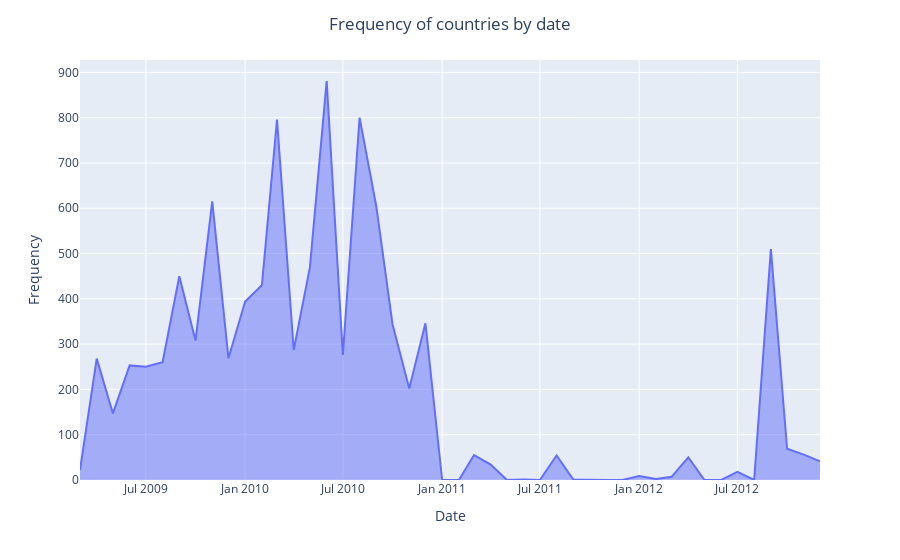

Notebook code cell kept with this figure:
### Code cell
def plot_nations_freq(df_nations):
    fig = px.area(df_nations, x='Date', y="Freq")
    fig.update_layout(
        yaxis_title="Frequency",
        xaxis_title="Date",
        title= dict(
            text=f'Frequency of countries by date',
            xanchor='center',
            x=0.5)
    )
    return fig

fig = plot_nations_freq(df_nations)
fig.show()
fig.write_image("assets/freq_countries.png", scale=SCALE)

### Figure 1 — Plotly figure (JSON) as saved in the notebook; plotly's stock layout.template omitted (floating-point values rounded to 4 significant figures)
{"data": [{"hovertemplate": "Date=%{x}<br>Freq=%{y}<extra></extra>", "legendgroup": "", "line": {"color": "#636efa"}, "mode": "lines", "name": "", "orientation": "v", "showlegend": false, "stackgroup": "1", "type": "scatter", "x": ["2009-03-01T00:00:00", "2009-04-01T00:00:00", "2009-05-01T00:00:00", "2009-06-01T00:00:00", "2009-07-01T00:00:00", "2009-08-01T00:00:00", "2009-09-01T00:00:00", "2009-10-01T00:00:00", "2009-11-01T00:00:00", "2009-12-01T00:00:00", "2010-01-01T00:00:00", "2010-02-01T00:00:00", "2010-03-01T00:00:00", "2010-04-01T00:00:00", "2010-05-01T00:00:00", "2010-06-01T00:00:00", "2010-07-01T00:00:00", "2010-08-01T00:00:00", "2010-09-01T00:00:00", "2010-10-01T00:00:00", "2010-11-01T00:00:00", "2010-12-01T00:00:00", "2011-01-01T00:00:00", "2011-02-01T00:00:00", "2011-03-01T00:00:00", "2011-04-01T00:00:00", "2011-05-01T00:00:00", "2011-06-01T00:00:00", "2011-07-01T00:00:00", "2011-08-01T00:00:00", "2011-09-01T00:00:00", "2011-10-01T00:00:00", "2011-11-01T00:00:00", "2011-12-01T00:00:00", "2012-01-01T00:00:00", "2012-02-01T00:00:00", "2012-03-01T00:00:00", "2012-04-01T00:00:00", "2012-05-01T00:00:00", "2012-06-01T00:00:00", "2012-07-01T00:00:00", "2012-08-01T00:00:00", "2012-09-01T00:00:00", "2012-10-01T00:00:00", "2012-11-01T00:00:00", "2012-12-01T00:00:00"], "xaxis": "x", "y": [22, 268, 147, 253, 250, 260, 450, 308, 615, 269, 394, 430, 796, 287, 470, 881, 276, 800, 604, 344, 202, 346, 0, 0, 55, 34, 0, 1, 0, 54, 1, 0, 0, 0, 9, 2, 7, 50, 0, 0, 18, 0, 510, 69, 56, 41], "yaxis": "y"}], "layout": {"legend": {"tracegroupgap": 0}, "margin": {"t": 60}, "title": {"text": "Frequency of countries by date", "x": 0.5, "xanchor": "center"}, "xaxis": {"anchor": "y", "domain": [0.0, 1.0], "title": {"text": "Date"}}, "yaxis": {"anchor": "x", "domain": [0.0, 1.0], "title": {"text": "Frequency"}}}}
